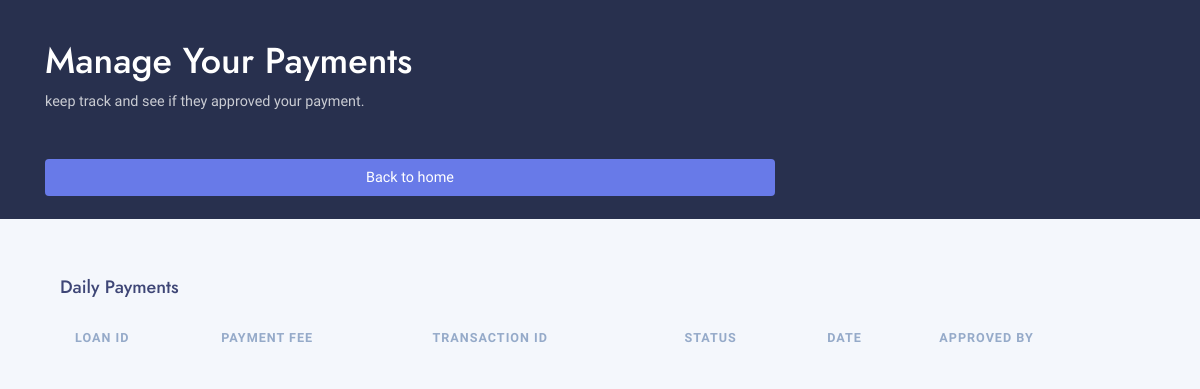
/my-payments (signed in), run on an earlier commit of the app's database.
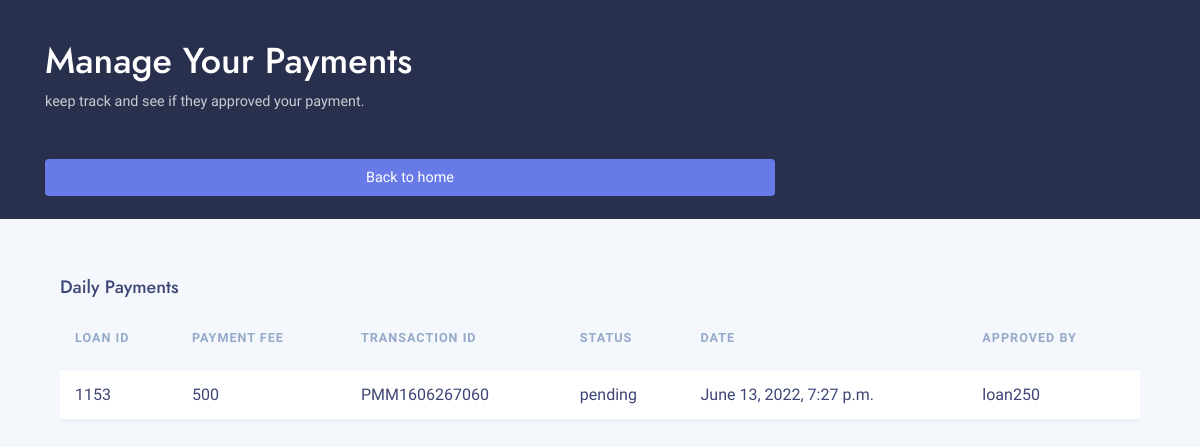
And on a later commit of the database.
### loan/models.py (models this page shows, shortened)
class AddPayment(models.Model):
    loan_id = models.CharField(max_length=200)
    payment_fee = models.DecimalField(max_digits=10, decimal_places=0)
    transaction_id = models.CharField(max_length=200)
    reference = models.CharField(max_length=200)
    status = models.CharField(max_length=200)
    date = models.DateTimeField(default=datetime.now, blank=True)
    admin = models.CharField(max_length=200)

### home/views.py (the view)
# urls.py: path('my-payments', views.my_payments, name='my-payments'),
def my_payments(request):
    if request.user.is_authenticated:
        username = request.user.username
        my_loans = Apply.objects.filter(user = username)
        my_payments = AddPayment.objects.all()
        context = {
            'my_loans': my_loans,
            'my_payments': my_payments
        }
        return render(request, 'my_payments.html', context)
    else:
        return redirect('account:user_login')

### account/templates/my_payments.html (shortened to what this page needs)
<html>
    {% load static %}
    <head>
            <link rel='stylesheet' href="{% static 'assets1/vendor/pace/pace.css' %}"/>
            <link rel='stylesheet' type='text/css' href='{% static "assets1/css/bundles/291bbeead57f19651f311362abe809b67adc3fb5.css" %}'/>
            <link rel='stylesheet' type='text/css' href='{% static "assets1/css/bundles/28c909f8c5939b3b29991049355ad3050be56f71.css" %}'/>
            <link rel='stylesheet' href='{% static "assets1/css/bundles/dcd1663bd4b40ee5b03564aeb0245515dd3277b0.css" %}'/>
            <link rel='stylesheet' href='{% static "assets1/fonts/jost/jost.css" %}'/>
            <link rel='stylesheet' type='text/css' href='{% static "assets1/fonts/materialdesignicons/materialdesignicons.min.css" %}'/>
            <link rel='stylesheet' type='text/css' href='{% static "assets1/css/atmos.min.css" %}'/>
            <link rel='stylesheet' type='text/css' href='{% static "assets1/css/bundles/13fc3abb600e389b43865b1fa1697fc8f5ebf063.css" %}'/>
    </head>
    <body>
        <section class="admin-content">
            <div class=" bg-dark m-b-30 bg-stars">
                <div class="container">
                    <div class="row">
                        <div class="col-md-8 m-auto text-white p-t-40 p-b-90">
                            <h1>Manage Your Payments</h1>
                            <p class="opacity-75">
                                keep track and see if they approved your payment.
                            </p>
                        </div>
                        <div class="col-md-4 m-auto text-white p-t-40 p-b-90">
                        </div>
                    </div>
                </div>
            </div>
            <div class="container pull-up">
                <div class="row">
                    <div class="col-lg-8">
                        <nav class="nav nav-pills nav-justified m-b-80">
                        <a class="nav-item nav-link text-white active" href="/">Back to home</a>
                        </nav>
                    </div>
                    <div class="col-lg-12">
                        <div class="tab-content" id="myTabContent">
                            <div class="tab-pane fade show active" id="home" role="tabpanel" aria-labelledby="home-tab">
                                <div class="col-md-12 m-b-30">
                                    <h5>Daily Payments</h5>
                                    <div class="table-responsive">
                                        <table class="table align-td-middle table-card table-striped">
                                            <thead>
                                            <tr>
                                                <th>LOAN ID</th>
                                                <th>PAYMENT FEE</th>
                                                <th>transaction ID</th>
                                                <th>STATUS</th>
                                                <th>DATE</th>
                                                <th>APPROVED BY</th>
                                            </tr>
                                            </thead>
                                            <tbody>
                                                {% for loan in my_loans %}
                                                {% for payment in my_payments %}
                                                {% if loan.loan_id == payment.loan_id %}
                                                        <tr>
                                                            <td>
                                                                {{payment.loan_id}}
                                                            </td>
                                                            <td>{{payment.payment_fee}}</td>
                                                            <td>{{payment.transaction_id}}</td>
                                                            <td>{{payment.status}}</td>
                                                            <td>{{payment.date}}</td>
                                                            <td>{{payment.admin}}</td>
                                                        </tr>
                                            {% endif %}
                                            {% endfor %}
                                            {% endfor %}
                                            </tbody>
                                        </table>
                                    </div>
                                </div>
                            </div>
                        </div>
            </div>
        </section>
    </body>
</html>

What changed in the data, as far as the page shows it:
added AddPayment: loan_id "1153", payment_fee "500", transaction_id "PMM1606267060", status "pending", date "June 13, 2022, 7:27 p.m.", admin "loan250"
